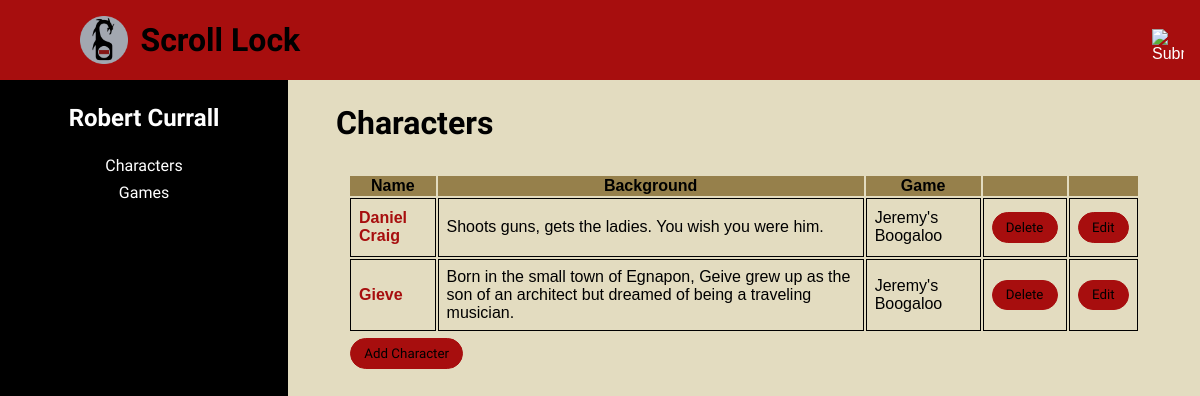
The page /index.php?action=view_characters (signed in) on the database its author committed.
### tables this page shows
CREATE TABLE `users` (
  `userID` int(11) NOT NULL,
  `username` varchar(45) NOT NULL,
  `email` varchar(45) NOT NULL,
  `password` varchar(45) NOT NULL,
  `name` varchar(45) DEFAULT 'Anonymous'
);

CREATE TABLE `characters` (
  `characterID` int(11) NOT NULL,
  `characterName` varchar(45) NOT NULL,
  `background` text,
  `userID` int(11) NOT NULL,
  `gameID` int(11) DEFAULT NULL
);

CREATE TABLE `games` (
  `gameID` int(11) NOT NULL,
  `gameName` varchar(45) NOT NULL,
  `description` text,
  `adminID` int(11) NOT NULL
);

### model/user_db.php (called while the page is built, shortened)
<?php
function get_user($username)
{
    global $db;
    $query = 'SELECT * FROM users
              WHERE username = :username';
    $statement = $db->prepare($query);
    $statement->bindValue(':username', $username);
    $statement->execute();
    $user = $statement->fetch();
    return $user;
}
function get_characters($userID)
{
    global $db;
    $query = 'SELECT characters.characterID, characters.characterName,
        characters.background, games.gameName, games.gameID
              FROM characters
              LEFT OUTER JOIN games
              ON characters.gameID = games.gameID
              WHERE userID = :userID
              ORDER BY characters.characterName';
    $statement = $db->prepare($query);
    $statement->bindValue(':userID', $userID);
    $statement->execute();
    $characters = $statement->fetchAll();
    return $characters;
}
?>

### view/characters.php (the view, shortened to what this page needs)
<?php
    include('view/header.php');
    $user = get_user($_SESSION['username']);
    $characters = get_characters($user['userID']);
?>
<div class="profile-body">
    <aside>
        <h2><?php echo $user['name']; ?></h2>
        <a class="aside_button" href="index.php?action=view_characters">Characters</a>
        <a class="aside_button" href="index.php?action=view_games">Games</a>
    </aside>
    <main class="profile-main">
        <h1>Characters</h1>
        <table>
            <tr>
                <th>Name</th>
                <th>Background</th>
                <th>Game</th>
                <th>&nbsp;</th>
                <th>&nbsp;</th>
            </tr>
            <?php
            if ($characters == NULL) {
                ?>
            <tr>
                <td colspan="5">No Characters</td>
            </tr>
            <?php
            }
            else {
            foreach ($characters as $character) : ?>
            <tr>
                <td>
                    <a href="index.php?action=character_page&characterID=<?php echo $character['characterID']; ?>"
                       class="gameLink">
                        <?php echo $character['characterName']; ?>
                    </a>
                </td>
                <td><?php echo $character['background']; ?></td>
                <td ><?php
                    if ($character['gameName'] === NULL) {
                        ?>
                    <form action="." method="post">
                        <input type="hidden" name="action" value="join_game_form">
                        <input type="hidden" name="character_id"
                               value="<?php echo $character['characterID']; ?>">
                        <input type="submit" value="Join Game" class="button">
                    </form>
                    <?php
                    }
                    else {
                        echo $character['gameName'];
                    }?></td>
                <td><form action="." method="post">
                    <input type="submit" class="button" value="Delete">
                </form></td>
                <td><form action="." method="post">
                    <input type="submit" class="button" value="Edit">
                </form></td>
            </tr>
            <?php endforeach;
            }
            ?>
            <tr>
                <td class="addChar" colspan="4" style="border: none;">
                    <form action="." method="post">
                        <input class="button" type="submit" value="Add Character">
                    </form>
                </td>
            </tr>
        </table>
    </main>
</div>
<?php
    include('view/footer.php');

### style/main.css (style rules this page uses)
* { font-family: Arial, Helvetica, sans-serif; }
html { background-color: #e3dcc0; margin: 0; padding: 0; }
body { font-family: Arial, Helvetica, sans-serif; font-family: 'Eagle Lake', cursive; margin: 0 auto; padding: 0; }
main { margin: 0; padding: 2em 1em; }
aside { position: fixed; width: 18rem; height: 100%; margin: 0; color: white; background-color: #000; margin-top: 2.5em; }
aside h2 { width: 100%; text-align: center; margin: 1em 0; }
h1 { font-family: 'Eagle Lake', cursive; }
h2 { font-family: 'Eagle Lake', cursive; }
input { display: inline-block; float: left; }
table { width: 90%; margin: 0 auto; max-width: 55em; }
th { background-color: #96804b; }
td { padding: 0.5em; border: 1px solid black; }
.aside_button { display: block; background-color: black; color: white; font-family: 'Eagle Lake', cursive; width: 100%; margin: 0.5em auto; padding: 0; border: none; font-size: 1em; text-decoration: none; text-align: center; }
.profile-main { margin-left: 18rem; margin-top: 2.5em; }
.profile-main h1 { margin: 1em 1em; }
.profile-body { margin: 0; padding: 0; }
.button { background-color: #a70e0e; border: 0.1em solid #a70e0e; border-radius: 10em; text-align: center; font-family: 'Eagle Lake', cursive; padding: 0.5em 1em; display: inline-block; margin: 0.4em auto; }
.addChar { margin: 1em 0; padding: 0; }
.gameLink { background-color: transparent; box-shadow: none; border: none; font-size: 1em; font-weight: 900; color: #a70e0e; text-decoration: none; }

### rows shown on the page
users: name "Robert Currall"
characters: characterName "Daniel Craig", background "Shoots guns, gets the ladies. You wish you were him.", gameID.gameName "Jeremy's Boogaloo"
characters: characterName "Gieve", background "Born in the small town of Egnapon, Geive grew up as the son of an architect but dreamed of being a traveling musician.", gameID.gameName "Jeremy's Boogaloo"
